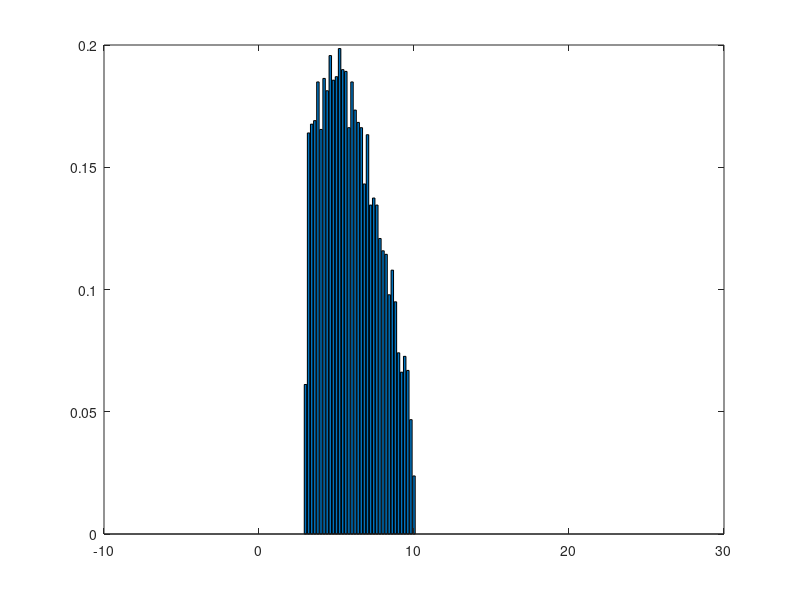

MATLAB code for this plot: (Note: this script raises an error after producing the figure.)
%% How to fit a truncated normal (Gaussian) distribution
%%Alexey Ryabov. 2017/08/08
%% Description
%the problem is that Matlab does not allow to say that a normal distribution 
%is truncated as a result the fitted distribution will be shifted with respect
%to the data. Consider an example
clearvars;
x_min = 3;
%% Generate data normally distributed random values truncated at x_min = 1
mu1 = 5; sigma1 = 3;
pd = makedist('Normal', 'mu', mu1,'sigma', sigma1);
dat_normal = pd.random(10000, 1);
switch 'lr'
    case 'l'
        dat_normal = dat_normal(dat_normal>x_min);
    case 'r'
        dat_normal = dat_normal(dat_normal<10);
    case 'lr'
        dat_normal = dat_normal(dat_normal>x_min & dat_normal<10);
end

%% Make a historgam
x = -5:0.2:25;
[counts,centers]  = hist(dat_normal, x);
bar(centers, counts/(sum(counts) * mean(diff(x)) ))
hold on
%use fitdist to find the paramters of our distribution
pd_fit = fitdist(dat_normal,'Normal');
display(pd_fit)

[norm_trunc, phat, phat_ci] = fitdist_ntrunc(dat_normal);
%% Plot results
figure(1)
clf
%Data
bar(centers, counts/(sum(counts) * mean(diff(x)) ), 0.4, 'Edgecolor', 'none');
hold on

%True distribution
plot(x, (norm_trunc(x , mu1 , sigma1)), 'Color', [0.47, 0.67, 0.19], 'Linewidth', 5)

%the distribution obtained with fitdist is shifted to the right
plot(x, pd_fit.pdf(x),  'Linewidth', 3);

%fitted truncated distribution
plot(x, (norm_trunc(x , phat(1), phat(2))), '--', 'Color', [237, 175, 33]/255, 'Linewidth', 3)
hold off
legend({'Data', 'True distribution', 'fit Gaussian' 'fit truncated'})
xlabel('x');
ylabel('Probability density')

